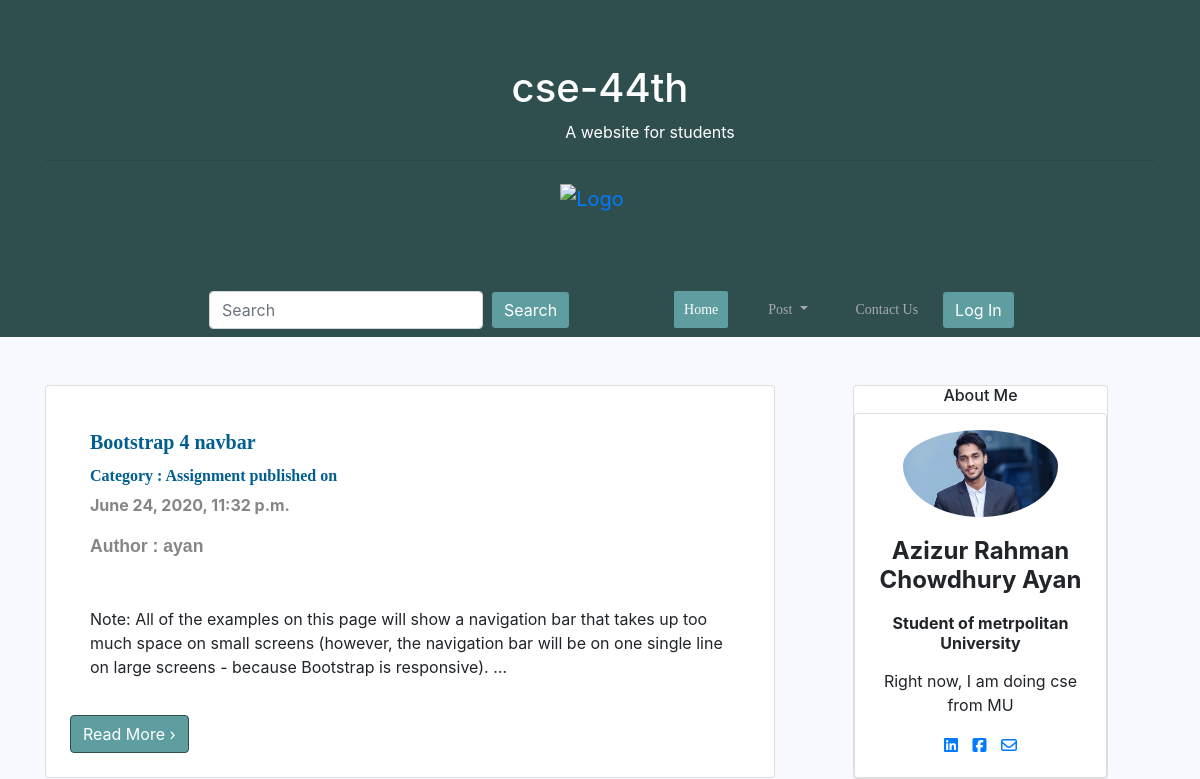
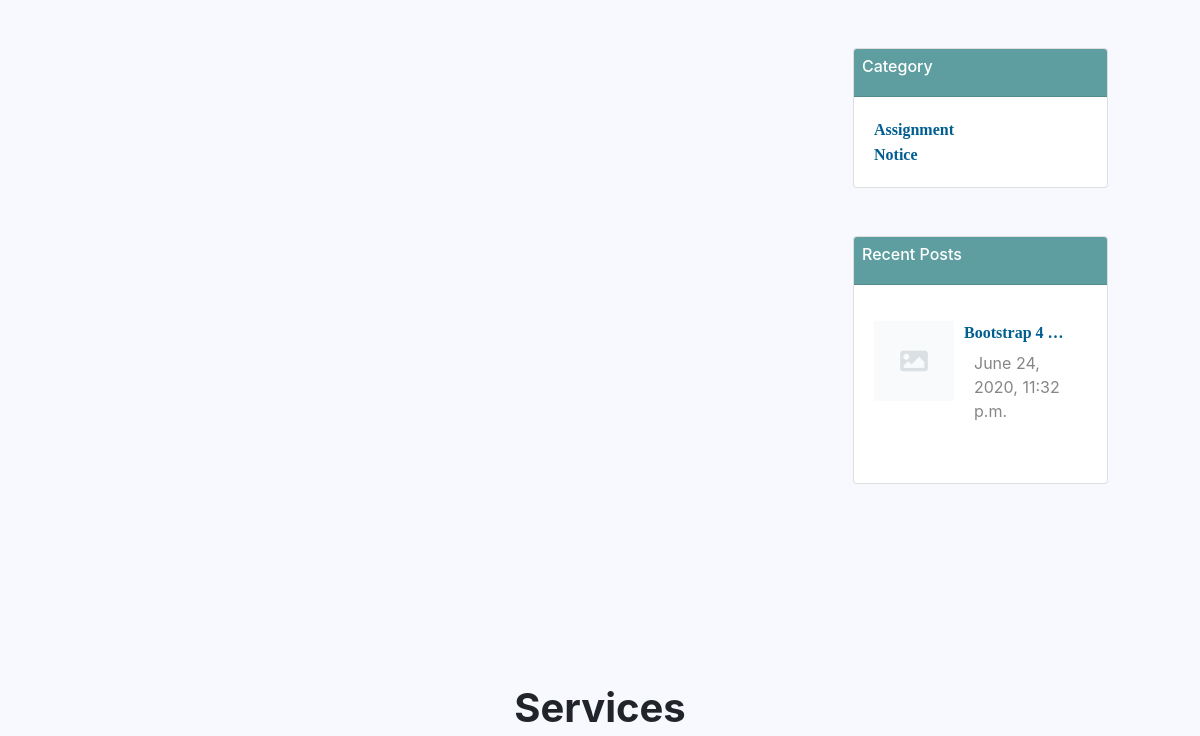
Page /?page=2 (upper part) on the earlier database version (2 pictures, top to bottom).
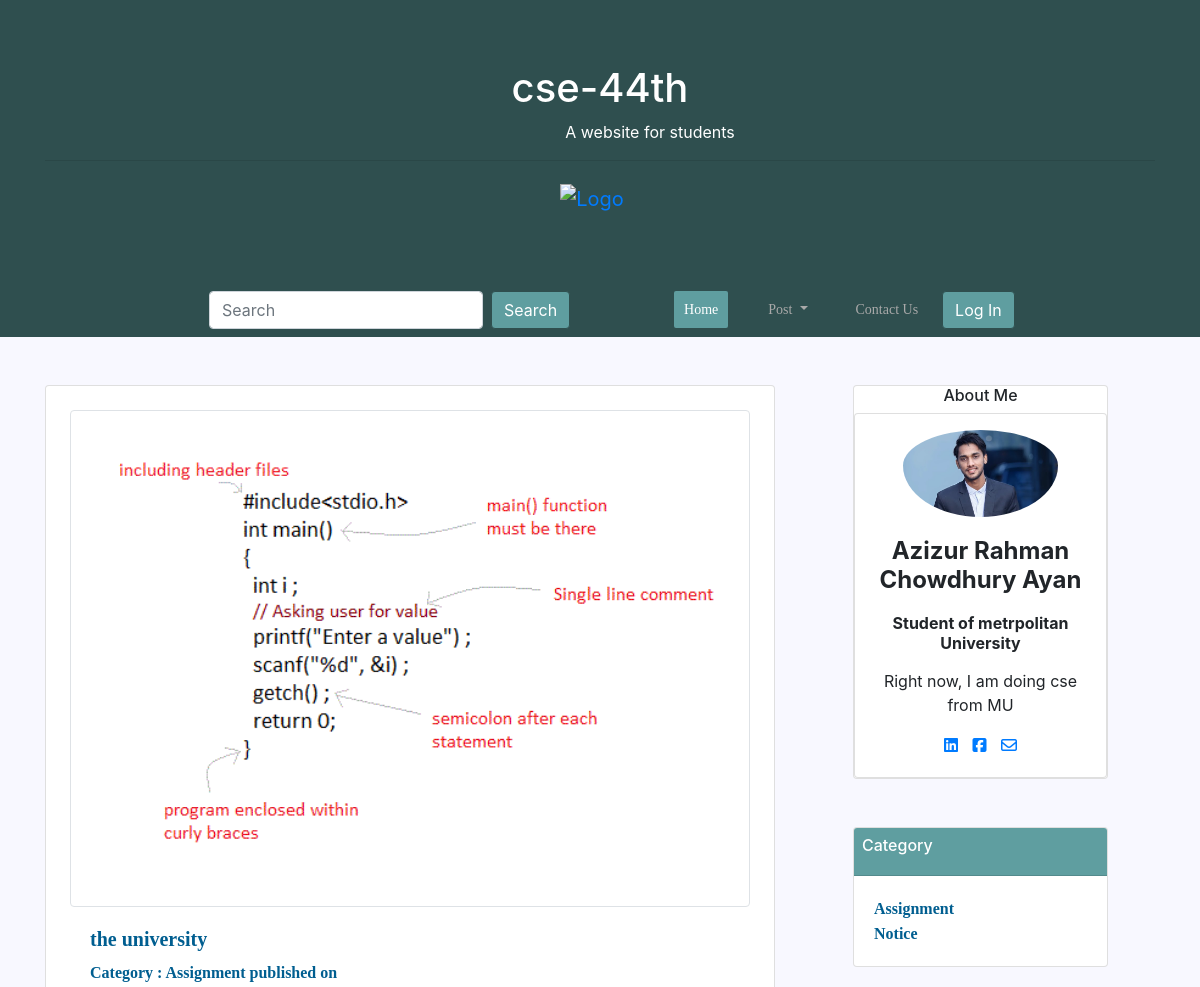
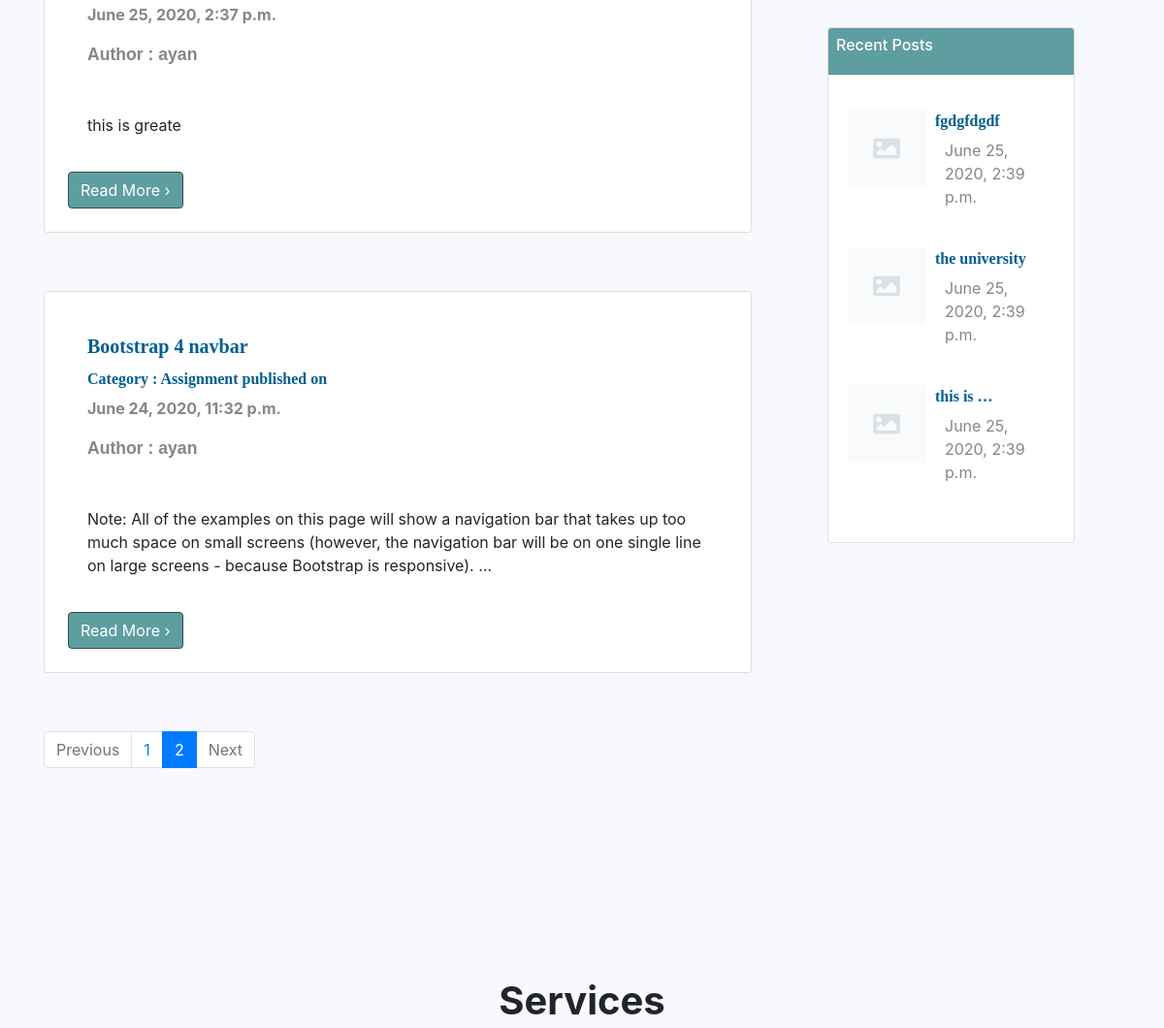
Same page on the later database version (2 pictures, top to bottom).
### post/models.py (models this page shows)
class Post(models.Model):
    category = models.ForeignKey(Category, on_delete=models.CASCADE)
    postAuthor = models.CharField(max_length=200)
    postId = models.AutoField(primary_key=True, auto_created=True)
    postTitle = models.CharField(max_length=200)
    postTimeDate = models.DateTimeField(auto_now_add=True, auto_now=False, blank=True)
    postText = models.TextField()
    postUrl = models.TextField(blank=True)
    postImage = models.ImageField(blank=True, null=True)
    def get_photo_url(self):
        if self.postImage and hasattr(self.postImage, 'url'):
            return self.postImage.url
        else:
            return "/static/no.png"

class Category(models.Model):
    category = models.CharField(max_length=200, primary_key=True)
    def __str__(self):
        return self.category

### home/views.py (the view)
# urls.py: 2. Add a URL to urlpatterns:  path('', views.home, name='home')
def home(request):
    Posts = Post.objects.all().order_by('-postTimeDate')
    paginator = Paginator(Posts, 4)
    page = request.GET.get('page')
    Recent = Post.objects.all().order_by('-postTimeDate')[0:3]
    Posts = paginator.get_page(page)
    context = {'Posts': Posts,
               'Categories': Category.objects.all()[0:4],
               'RecentPost': Recent}
    return render(request, 'home/home.html', context)

### templates/home/home.html (shortened to what the changed rows need)
{% extends 'base.html' %}
{% load static %}
 {% block body %}
    <div class="row">
   <div class="col-sm-8">
    {% for post in Posts %}
       <div class="card pt-4 pl-4 pb-4 pr-4">
                     {% if post.postImage %}
                    <img src="{{ post.postImage.url }} " class="img-fluid img-thumbnail img-rounded"
                        alt="Responsive image">
 {% endif %}
                    <div class="card-body">
                        <div class="card-title">
                            <h5 class="card-title post-title"> {{ post.postTitle }} </h5>
                            <h6 class="post-category">Category : {{post.category}}
                                published on</h6>
                            <p class="post-time ">
                                {{ post.postTimeDate }}
                            </p>
                            <div class="post-time mb-5">
                                <p class="post">Author : {{ post.postAuthor |truncatewords:2 }}</p>
                            </div>
                            <div class="card-text">
                                <p class="post">{{ post.postText |truncatewords:40 | safe | linebreaks}}</p>
                            </div>
                        </div>                        </div>
                             <a href="{{ post.postId }}"> <span class="btn btn-primary">Read More &rsaquo;</span></a>
                    </div>
{% endfor %}
       <nav aria-label="Page navigation example">
       {% if Posts.has_other_pages %}
  <ul class="pagination">
    {% if Posts.has_previous %}
      <li class="page-item disabled">
      <a class="page-link" href="?page={{ Posts.previous_page_number }}" tabindex="-1">Previous</a>
    </li>
    {% else %}
        <li class="page-item disabled">
      <a class="page-link" href="#" tabindex="-1">Previous</a>
    </li>
    {% endif %}
    {% for i in Posts.paginator.page_range %}
      {% if Posts.number == i %}
      <li class="page-item active">
      <a class="page-link" href="#">{{ i }} <span class="sr-only">(current)</span></a>
    </li>
      {% else %}
      <li class="page-item"><a class="page-link" href="?page={{ i }}">{{ i }}</a></li>
      {% endif %}
    {% endfor %}
    {% if Posts.has_next %}
       <li class="page-item">
      <a class="page-link" href="?page={{ Posts.next_page_number }}">Next</a>
    </li>
    {% else %}
      <li class="page-item disabled">
      <a class="page-link" href="#" tabindex="-1">Next</a>
    </li>
    {% endif %}
  </ul>
{% endif %}
</nav>
       </div>
        <div class="col-sm-3 ml-lg-5" >
                 <div class="card mt-5">
                    <div class="card-body">
                          {% for post in Categories %}
                        <a href="#">
                            <span id="heading"> {{ post.category }} </span>
                        </a><br>
                           {% endfor %}
                    </div>
                </div>
 <div class="card mt-5">
                    <div class="card-body">
                        <div class="mt-3">
                             {% for post in RecentPost%}
                            <img style="float:left;" class="d-inline-block" src="{{ post.get_photo_url }}" height=80;
                                width=80; alt="abc">
                            <a href="{{ post.postId }}">
                                <p  style="margin-left:90px;" id="heading">
                                    {{ post.postTitle |truncatewords:2 }}
                                </p>
                            </a>
                            <p style="margin-left:100px; margin-top:-10px;" class="description">{{ post.postTimeDate }}</p>
                            <br>
                             {% endfor %}
                        </div>
                    </div>
                </div>
        </div>
</div>
 {% endblock body %}

Differences in the rows shown:
no longer on one of the page's lists (row unchanged): Post: postTitle "Bootstrap 4 …", postTimeDate "June 24, 2020, 11:32 p.m."
added Post: postImage (picture), postTitle "the university", category "Assignment", postTimeDate "June 25, 2020, 2:37 p.m.", postAuthor "ayan", postText "this is greate", shown under "cse-44th"
added Post: postTitle "fgdgfdgdf", postTimeDate "June 25, 2020, 2:39 p.m.", shown under "Recent Posts"
added Post: postTitle "the university", postTimeDate "June 25, 2020, 2:39 p.m.", shown under "Recent Posts"
added Post: get_photo_url (picture), postTitle "this is …", postTimeDate "June 25, 2020, 2:39 p.m.", shown under "Recent Posts"
Other differences:
text now shown: "Previous Next"
new list line: "1"
new list line: "2"
